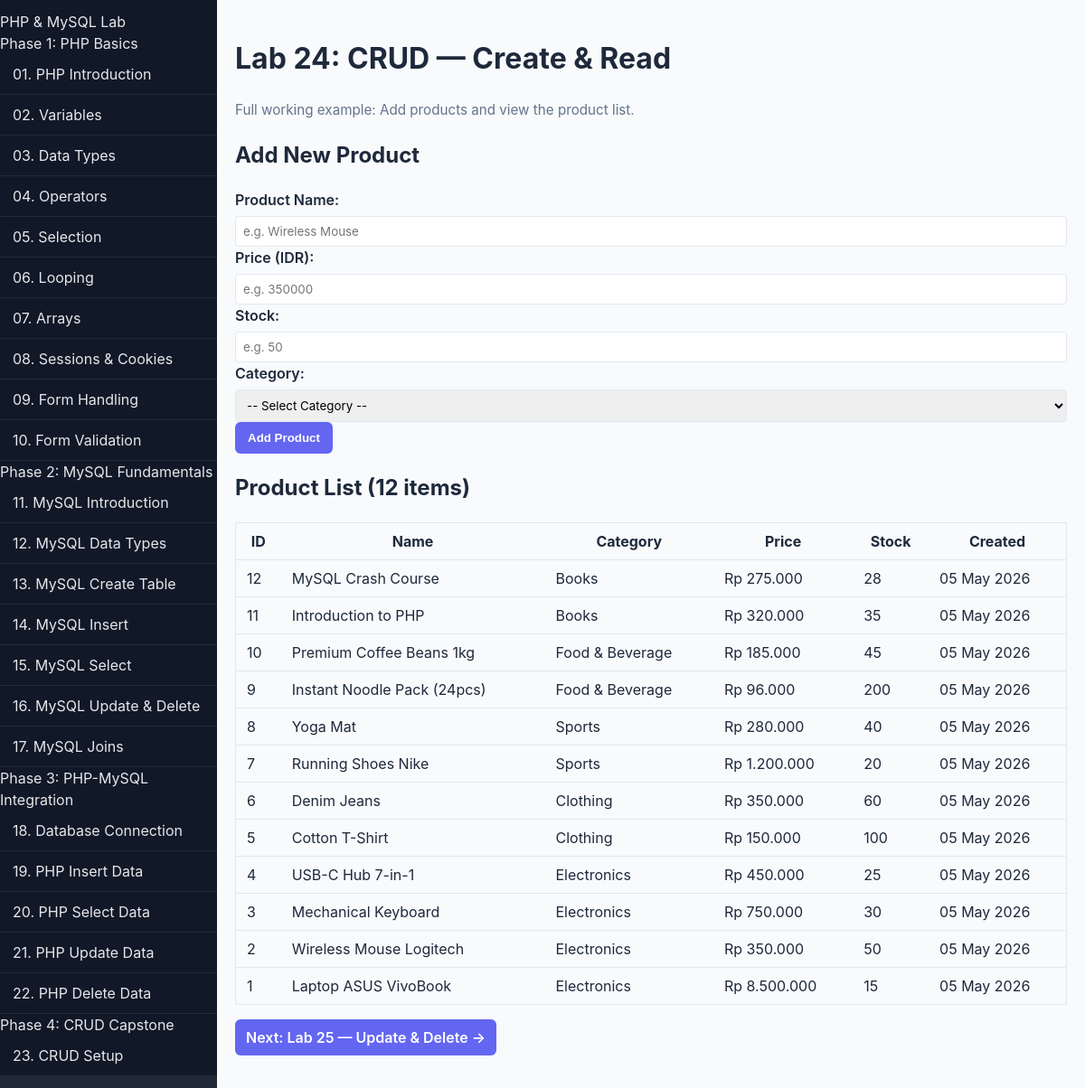
Screenshot of /labs/24-crud-create-read/index.php with the database file from the repository.
### tables this page shows
CREATE TABLE products (
    id INT AUTO_INCREMENT PRIMARY KEY,
    name VARCHAR(100) NOT NULL,
    description TEXT,
    price DECIMAL(10,2) NOT NULL DEFAULT 0.00,
    stock INT NOT NULL DEFAULT 0,
    category_id INT,
    created_at TIMESTAMP DEFAULT CURRENT_TIMESTAMP,
    updated_at TIMESTAMP DEFAULT CURRENT_TIMESTAMP ON UPDATE CURRENT_TIMESTAMP
);

CREATE TABLE categories (
    id INT AUTO_INCREMENT PRIMARY KEY,
    name VARCHAR(50) NOT NULL,
    description TEXT
);

### labs/24-crud-create-read/index.php (the view, shortened to what this page needs)
<?php
include '../includes/header.php';
include '../../config.php';
$products = [];
$result = mysqli_query($conn, "SELECT p.*, c.name AS category_name FROM products p LEFT JOIN categories c ON p.category_id = c.id ORDER BY p.id DESC");
if ($result) {
    while ($row = mysqli_fetch_assoc($result)) {
        $products[] = $row;
    }
}
?>
<h1 class="maybe-title">Lab 24: CRUD — Create & Read</h1>
<p class="subtitle">Full working example: Add products and view the product list.</p>
<h2>Add New Product</h2>
<form method="POST" action="" class="form-group">
    <label>Product Name:</label>
    <input type="text" name="name" required value="<?php echo htmlspecialchars($_POST["name"] ?? ''); ?>" placeholder="e.g. Wireless Mouse">
    <label>Price (IDR):</label>
    <input type="number" name="price" step="0.01" min="0" required value="<?php echo htmlspecialchars($_POST["price"] ?? ''); ?>" placeholder="e.g. 350000">
    <label>Stock:</label>
    <input type="number" name="stock" min="0" required value="<?php echo htmlspecialchars($_POST["stock"] ?? ''); ?>" placeholder="e.g. 50">
    <label>Category:</label>
    <select name="category_id">
        <option value="0">-- Select Category --</option>
    </select>
    <button type="submit" class="btn btn-primary">Add Product</button>
</form>
<h2>Product List (<?php echo count($products); ?> items)</h2>
<?php if (count($products) > 0): ?>
<table class="data-table">
    <tr>
        <th>ID</th>
        <th>Name</th>
        <th>Category</th>
        <th>Price</th>
        <th>Stock</th>
        <th>Created</th>
    </tr>
    <?php foreach ($products as $p): ?>
    <tr>
        <td><?php echo $p['id']; ?></td>
        <td><?php echo htmlspecialchars($p['name']); ?></td>
        <td><?php echo htmlspecialchars($p['category_name'] ?? '-'); ?></td>
        <td>Rp <?php echo number_format($p['price'], 0, ',', '.'); ?></td>
        <td><?php echo $p['stock']; ?></td>
        <td><?php echo date('d M Y', strtotime($p['created_at'])); ?></td>
    </tr>
    <?php endforeach; ?>
</table>
<?php else: ?>
<p>No products found. Add one using the form above.</p>
<?php endif; ?>
<p><a href="../25-crud-update-delete/index.php" class="back-link">Next: Lab 25 — Update & Delete →</a></p>
<?php
include '../includes/footer.php';
?>

### style.css (style rules this page uses)
*, *::before, *::after { box-sizing: border-box; }
html, body { height: 100%; }
body { margin: 0; font-family: -apple-system, BlinkMacSystemFont, "Segoe UI", Roboto, sans-serif; color: #1e293b; background: #f8fafc; line-height: 1.5; }
a { color: inherit; text-decoration: none; }
.back-link { display: inline-block; padding: 8px 12px; background-color: #6366f1; color: #fff; text-decoration: none; border-radius: 6px; font-weight: 600; }
.subtitle { color: #64748b; font-size: 0.95em; margin-top: 4px; }
.form-group { margin: 12px 0; }
.form-group label { display: block; font-weight: 600; margin-bottom: 6px; }
.form-group input, .form-group select, .form-group textarea { width: 100%; padding: 8px; border: 1px solid #e2e8f0; border-radius: 4px; font-family: inherit; }
.btn { display: inline-block; padding: 10px 14px; border-radius: 6px; border: none; cursor: pointer; color: #fff; background: #6366f1; font-weight: 600; }
.btn-primary { background: #6366f1; }
.data-table { width: 100%; border-collapse: collapse; border: 1px solid #e2e8f0; margin: 8px 0; }
.data-table th, .data-table td { padding: 8px 12px; border-bottom: 1px solid #e2e8f0; }

### rows the page displays
products: id "12", name "MySQL Crash Course", category.name "Books", price "275.000", stock "28", created_at "05 May 2026"
products: id "11", name "Introduction to PHP", category.name "Books", price "320.000", stock "35", created_at "05 May 2026"
products: id "10", name "Premium Coffee Beans 1kg", category.name "Food & Beverage", price "185.000", stock "45", created_at "05 May 2026"
products: id "9", name "Instant Noodle Pack (24pcs)", category.name "Food & Beverage", price "96.000", stock "200", created_at "05 May 2026"
products: id "8", name "Yoga Mat", category.name "Sports", price "280.000", stock "40", created_at "05 May 2026"
products: id "7", name "Running Shoes Nike", category.name "Sports", price "1.200.000", stock "20", created_at "05 May 2026"
products: id "6", name "Denim Jeans", category.name "Clothing", price "350.000", stock "60", created_at "05 May 2026"
products: id "5", name "Cotton T-Shirt", category.name "Clothing", price "150.000", stock "100", created_at "05 May 2026"
products: id "4", name "USB-C Hub 7-in-1", category.name "Electronics", price "450.000", stock "25", created_at "05 May 2026"
products: id "3", name "Mechanical Keyboard", category.name "Electronics", price "750.000", stock "30", created_at "05 May 2026"
products: id "2", name "Wireless Mouse Logitech", category.name "Electronics", price "350.000", stock "50", created_at "05 May 2026"
products: id "1", name "Laptop ASUS VivoBook", category.name "Electronics", price "8.500.000", stock "15", created_at "05 May 2026"

### other values shown
count($products) "12"
